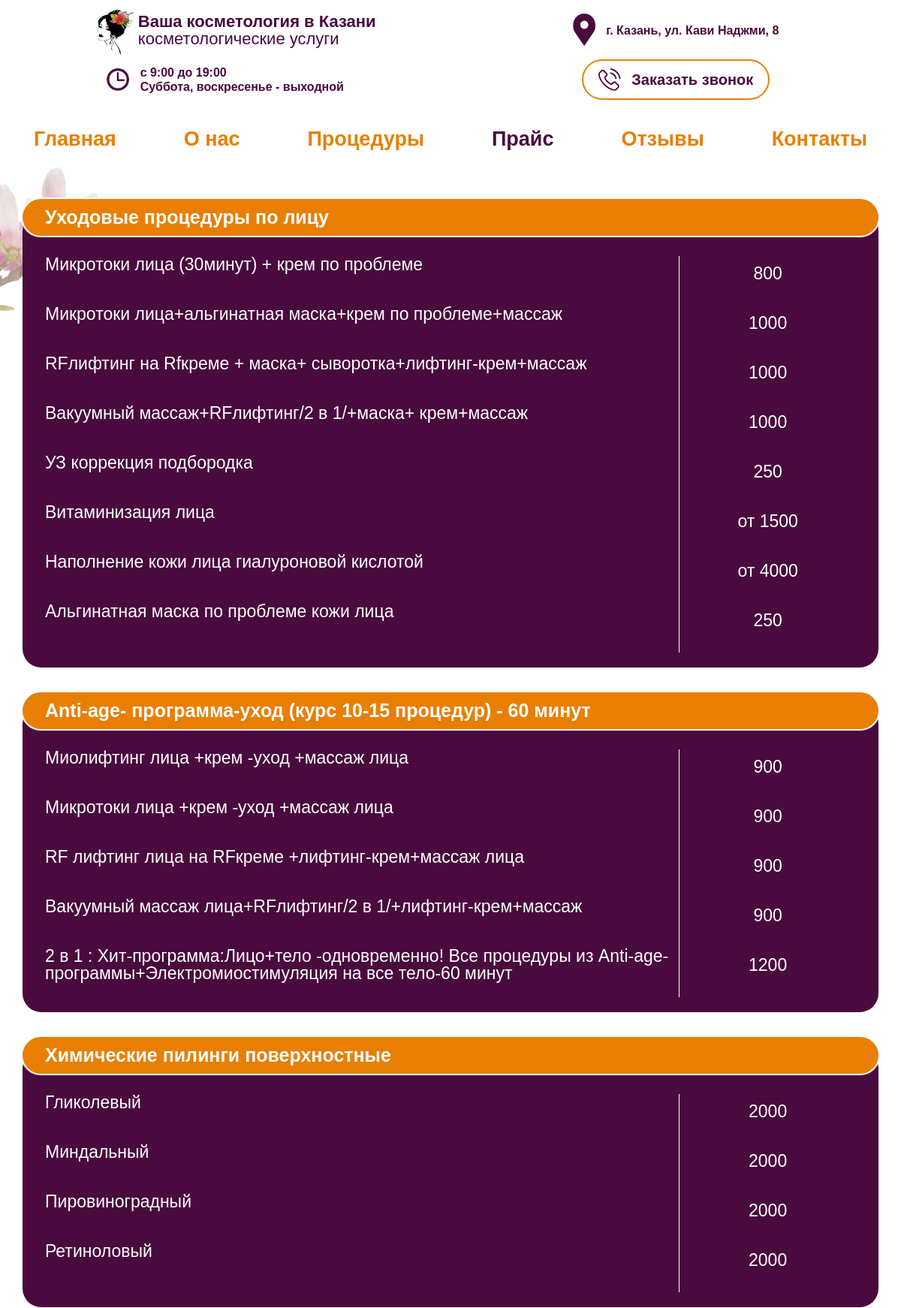
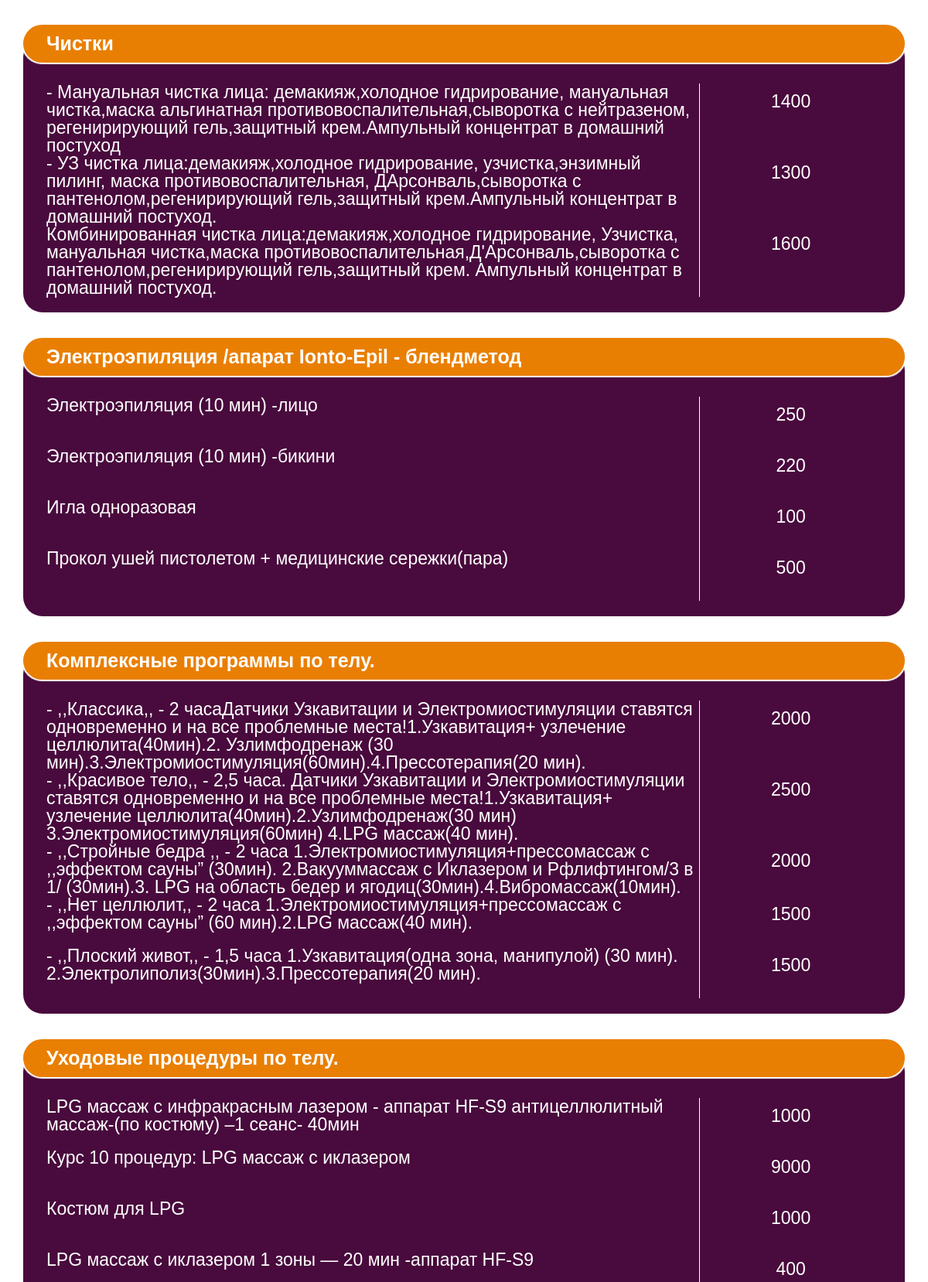
/services (upper part), run on the app's committed database (2 pictures, top to bottom).
### tables this page shows
CREATE TABLE `services_categorys` (
  `id` int(11) NOT NULL,
  `name` text NOT NULL
);

CREATE TABLE `services` (
  `id` int(11) NOT NULL,
  `name` text NOT NULL,
  `price` varchar(255) NOT NULL,
  `services_category_id` int(11) NOT NULL
);

### pages/services.php (the view, shortened to what this page needs)
<div id="price">
    <?php
    $sql = "SELECT * FROM `services_categorys` ORDER BY `id`";
    $res = $dbh->query($sql);
    $categorys = $res->fetchAll(2);
    foreach ($categorys as $category) :
        ?>
        <div class="drop-list">
            <div class="title spoiler"><?= $category['name'] ?></div>
            <div class="table spoiler">
                <div class="table__main">
                    <?php
                    $sql = "SELECT * FROM `services` WHERE `services_category_id` = $category[id]";
                    $res = $dbh->query($sql);
                    $services = $res->fetchAll(2);
                    foreach ($services as $service) :
                        ?>
                        <div class="table__main_row">
                            <div class="main_column main_column_title"><?= $service['name'] ?></div>
                            <div class="main_column main_column_price"><?= $service['price'] ?></div>
                        </div>
                    <?php
                    endforeach;
                    ?>
                </div>
            </div>
        </div>
    <?php
    endforeach;
    ?>
</div>

### assets/css/style.css (style rules this page uses)
* { margin: 0; padding: 0; box-sizing: border-box; font-family: 'Circe', sans-serif; }
html, body { overflow-x: hidden; }
#price, #procedure { width: 1200px; margin: 0 auto; margin-top: 50px; }
@media screen and (min-width: 768px) and (max-width: 1200px) { #price, #procedure { width: 100%; } }
@media screen and (min-width: 768px) and (max-width: 1200px) { #price, #procedure { padding: 30px; position: relative; } }
#price > div, #procedure > div { width: 100%; margin-bottom: 50px; color: #fff; font-size: 23px; border-radius: 25px; background: #490a3d; }
#price > div .title, #procedure > div .title { display: block; font-size: 25px; font-weight: bold; color: #fff; background: #e97f02; border-radius: 40px; padding: 10px 0 10px 30px; cursor: pointer; transform: translateY(-17px); box-shadow: 0 0 1px 2px #fff; }
#price > div .table, #procedure > div .table { padding: 10px 30px 20px; }
#price > div .table .table__main, #procedure > div .table .table__main { display: flex; flex-direction: column; }
#price > div .table .table__main .table__main_row, #procedure > div .table .table__main .table__main_row { line-height: 2; display: flex; }
#price > div .table .table__main .table__main_row .main_column, #procedure > div .table .table__main .table__main_row .main_column { flex-grow: 1; }
#price > div .table .table__main .table__main_row .main_column_title, #procedure > div .table .table__main .table__main_row .main_column_title { width: 90%; line-height: 1; border-right: 1px solid #fff; }
#price > div .table .table__main .table__main_row .main_column_price, #procedure > div .table .table__main .table__main_row .main_column_price { text-align: center; width: 9%; }
@media screen and (min-width: 768px) and (max-width: 1200px) { #price > div .table .table__main .table__main_row .main_column_price, #procedure > div .table .table__main .table__main_row .main_column_price { width: 25%; padding-bottom: 20px; } }

### data on the page
services_categorys: name "Уходовые процедуры по лицу"
services: name "Микротоки лица (30минут) + крем по проблеме", price "800"
services: name "Микротоки лица+альгинатная маска+крем по проблеме+массаж", price "1000"
services: name "RFлифтинг на Rfкреме + маска+ сыворотка+лифтинг-крем+массаж", price "1000"
services: name "Вакуумный массаж+RFлифтинг/2 в 1/+маска+ крем+массаж", price "1000"
services: name "УЗ коррекция подбородка", price "250"
services: name "Витаминизация лица", price "от 1500"
services: name "Наполнение кожи лица гиалуроновой кислотой", price "от 4000"
services: name "Альгинатная маска по проблеме кожи лица", price "250"
services_categorys: name "Anti-age- программа-уход (курс 10-15 процедур) - 60 минут"
services: name "Миолифтинг лица +крем -уход +массаж лица", price "900"
services: name "Микротоки лица +крем -уход +массаж лица", price "900"
services: name "RF лифтинг лица на RFкреме +лифтинг-крем+массаж лица", price "900"
services: name "Вакуумный массаж лица+RFлифтинг/2 в 1/+лифтинг-крем+массаж", price "900"
services: name "2 в 1 : Хит-программа:Лицо+тело -одновременно! Все процедуры из Anti-age-программы+Электромиостимуляция на все тело-60 минут", price "1200"
services_categorys: name "Химические пилинги поверхностные"
services: name "Гликолевый", price "2000"
services: name "Миндальный", price "2000"
services: name "Пировиноградный", price "2000"
services: name "Ретиноловый", price "2000"
services_categorys: name "Чистки"
services: name "- Мануальная чистка лица: демакияж,холодное гидрирование, мануальная чистка,маска альгинатная противовоспалительная,сыворотка с нейтразеном, регенирирующий гель,защитный крем.Ампульный концентрат в домашний постуход", price "1400"
services: name "- УЗ чистка лица:демакияж,холодное гидрирование, узчистка,энзимный пилинг, маска противовоспалительная, ДАрсонваль,сыворотка с пантенолом,регенирирующий гель,защитный крем.Ампульный концентрат в домашний постуход.", price "1300"
services: name "Комбинированная чистка лица:демакияж,холодное гидрирование, Узчистка, мануальная чистка,маска противовоспалительная,Д'Арсонваль,сыворотка с пантенолом,регенирирующий гель,защитный крем. Ампульный концентрат в домашний постуход.", price "1600"
services_categorys: name "Электроэпиляция /апарат Ionto-Epil - блендметод"
services: name "Электроэпиляция (10 мин) -лицо", price "250"
services: name "Электроэпиляция (10 мин) -бикини", price "220"
services: name "Игла одноразовая", price "100"
services: name "Прокол ушей пистолетом + медицинские сережки(пара)", price "500"
services_categorys: name "Комплексные программы по телу."
services: name "- ,,Классика,, - 2 часаДатчики Узкавитации и Электромиостимуляции ставятся одновременно и на все проблемные места!1.Узкавитация+ узлечение целлюлита(40мин).2. Узлимфодренаж (30 мин).3.Электромиостимуляция(60мин).4.Прессотерапия(20 мин).", price "2000"
services: name "- ,,Красивое тело,, - 2,5 часа. Датчики Узкавитации и Электромиостимуляции ставятся одновременно и на все проблемные места!1.Узкавитация+ узлечение целлюлита(40мин).2.Узлимфодренаж(30 мин) 3.Электромиостимуляция(60мин) 4.LPG массаж(40 мин).", price "2500"
services: name "- ,,Стройные бедра ,, - 2 часа 1.Электромиостимуляция+прессомассаж с ,,эффектом сауны” (30мин). 2.Вакууммассаж с Иклазером и Рфлифтингом/3 в 1/ (30мин).3. LPG на область бедер и ягодиц(30мин).4.Вибромассаж(10мин).", price "2000"
services: name "- ,,Нет целлюлит,, - 2 часа 1.Электромиостимуляция+прессомассаж с ,,эффектом сауны” (60 мин).2.LPG массаж(40 мин).", price "1500"
services: name "- ,,Плоский живот,, - 1,5 часа 1.Узкавитация(одна зона, манипулой) (30 мин). 2.Электролиполиз(30мин).3.Прессотерапия(20 мин).", price "1500"
services_categorys: name "Уходовые процедуры по телу."
services: name "LPG массаж с инфракрасным лазером - аппарат HF-S9 антицеллюлитный массаж-(по костюму) –1 сеанс- 40мин", price "1000"
services: name "Курс 10 процедур: LPG массаж с иклазером", price "9000"
services: name "Костюм для LPG", price "1000"
services: name "LPG массаж с иклазером 1 зоны — 20 мин -аппарат HF-S9", price "400"
